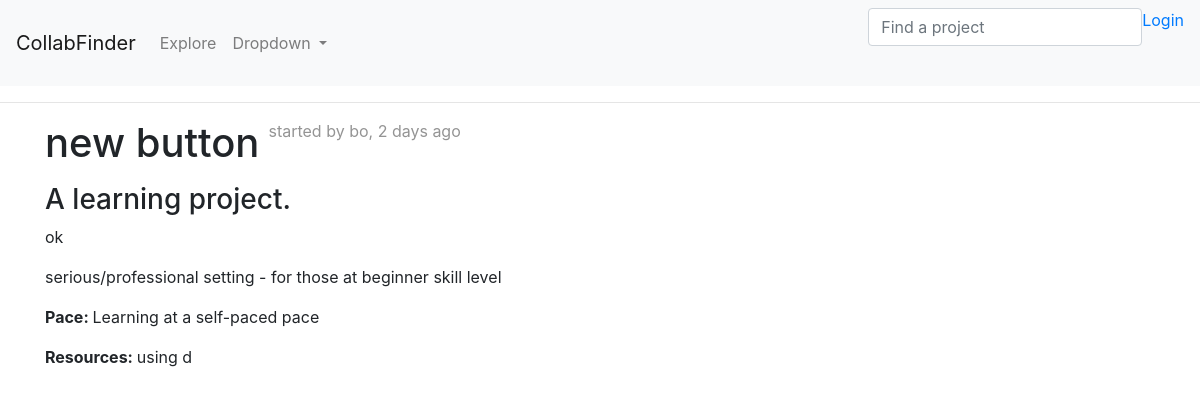
The page /project_19 on the database as committed earlier.
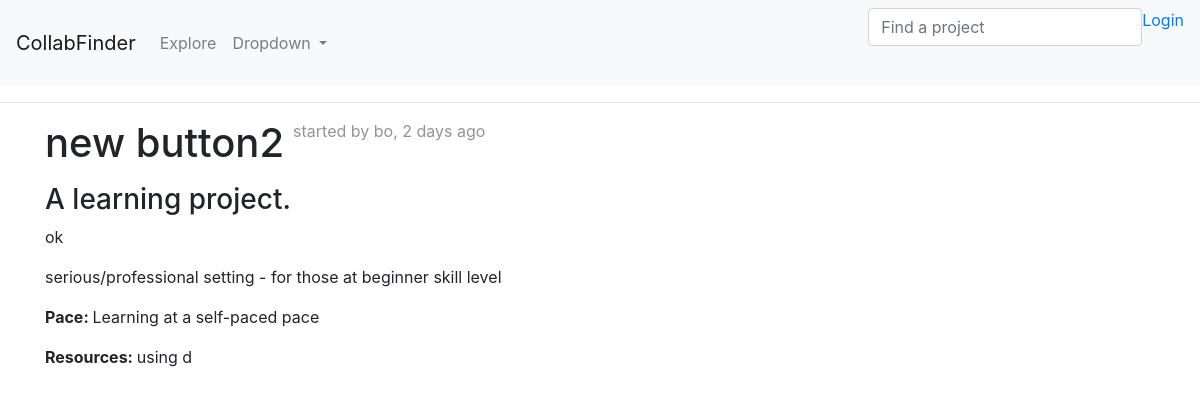
The same page on the database as committed later.
### app/models.py (models this page shows, shortened)
class SearchableMixin(object):
    """Used by Project() to search"""

class Project(SearchableMixin, db.Model):
    __searchable__ = ['category','name','descr'] # subject to change
    id = db.Column(db.Integer, primary_key=True)
    category = db.Column(db.String(60))
    name = db.Column(db.String(60))
    descr = db.Column(db.String(140))
    skill_level = db.Column(db.String(20))
    setting = db.Column(db.String(20))
    language = db.Column(db.String(5))
    timestamp = db.Column(db.DateTime, index=True, default=datetime.utcnow)
    user_id = db.Column(db.Integer, db.ForeignKey('user.id')) #creator ID (want this to be many to one: many creator to one proj)
    __mapper_args__ = {'polymorphic_on': category}

### app/main/routes.py (the view)
@bp.route('/project_<project_id>')
def project(project_id):
    proj = Project.query.get(project_id) #.first_or_404()
    model = proj_categories[proj.category]
    proj_sub = model.query.get(project_id) #.first_or_404() #to access all subclass properties
    proj_dict = {}
    spec_args = [attr for attr in list(vars(model)) if not attr.startswith("_")][2:]
    for a in spec_args:
        exec(f'proj_dict[a] = proj_sub.{a}')
    form = EmptyForm()
    return render_template('project.html', proj= proj, proj_dict = proj_dict, form=form)

### app/main/forms.py
class SearchForm(FlaskForm):
    q = StringField(_l('Find a project'), validators=[DataRequired()])
    def __init__(self, *args, **kwargs):
        if 'formdata' not in kwargs:
            kwargs['formdata'] = request.args # for the GET request
        if 'csrf_enabled' not in kwargs:
            kwargs['csrf_enabled'] = False
        super(SearchForm, self).__init__(*args, **kwargs)

class EmptyForm(FlaskForm):
    submit = SubmitField('Submit')

### app/main/routes.py (called while the page is built)
@bp.before_app_request
def before_request():
    if current_user.is_authenticated:
        current_user.last_seen = datetime.utcnow()
        db.session.commit()
    g.search_form = SearchForm() # g variable is specific to each request and each client
    g.locale = str(get_locale())

### app/templates/project.html (shortened to what this page needs)
{% extends "base.html" %}
{% block content %}
<h1 style="float: left">{{ proj.name }}</h1>
<p style=" white-space: nowrap; overflow: hidden; color: #949494;">  &nbsp started by {{proj.creator.username}}, {{moment(proj.timestamp).fromNow()}} </p>
<br><h3> A {{proj.category}} project.</h3>
<p>{{proj.descr}}</p>
<p>{{proj.setting}} setting - for those at {{proj.skill_level}} skill level</p>
{% if proj.category == 'learning'%}
    <div id = 'learning'>
        <p><b>Pace: </b>Learning at a {{proj_dict['pace']}} pace</p>
        {% if proj.resource%}
            <p> <b>Resources: </b>using {{proj.resource}}</p>
        {% endif %}
    </div>
{% elif proj.category == 'software development'%}
    <div id = 'software'>
        Hello
    </div>
{% endif %}
{% endblock%}

Rows that differ between the two databases and show on the page:
changed Project "learning": name "new button" → "new button2"
